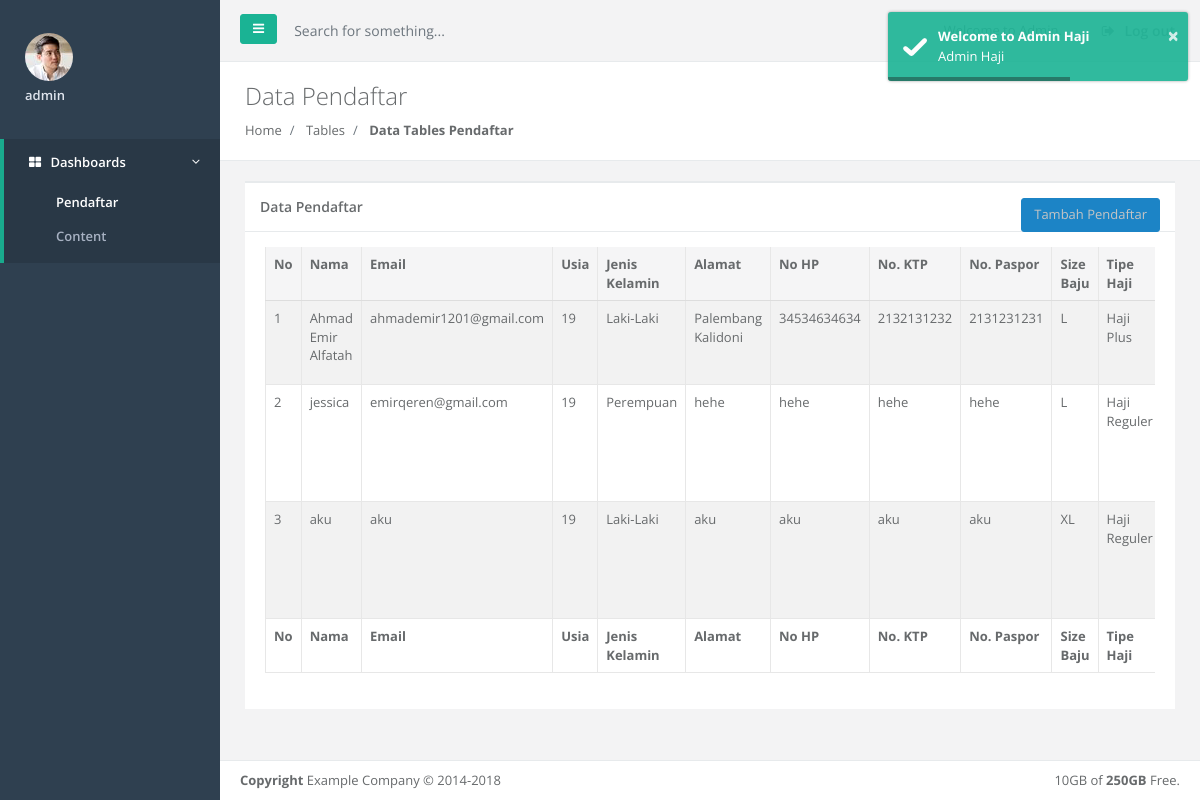
The app's page /Admin/index.php (signed in) with its own data.
### tables this page shows
CREATE TABLE `pendaftar` (
  `id` int(11) NOT NULL,
  `nama` varchar(50) NOT NULL,
  `email` varchar(50) NOT NULL,
  `usia` tinyint(4) NOT NULL,
  `jk` enum('Laki-Laki','Perempuan') NOT NULL,
  `alamat` varchar(200) NOT NULL,
  `nope` varchar(20) NOT NULL,
  `noktp` varchar(50) NOT NULL,
  `nopaspor` varchar(50) NOT NULL,
  `size_baju` varchar(50) NOT NULL,
  `tipe_haji` varchar(50) NOT NULL,
  `photo` varchar(200) DEFAULT NULL,
  `create_at` timestamp NOT NULL DEFAULT CURRENT_TIMESTAMP ON UPDATE CURRENT_TIMESTAMP
);

### Admin/index.php (the view, shortened to what this page needs)
<?php
include("proses/config.php");
include("partial/title.php");
?>
<body>
    <div id="wrapper">
    <?php
    include("partial/sidebar.php");
    include("partial/navbar.php");
    ?>
        </div>
        <div class="row wrapper border-bottom white-bg page-heading">
                <div class="col-lg-10">
                    <h2>Data Pendaftar</h2>
                    <ol class="breadcrumb">
                        <li class="breadcrumb-item">
                            <a href="index.php">Home</a>
                        </li>
                        <li class="breadcrumb-item">
                            <a>Tables</a>
                        </li>
                        <li class="breadcrumb-item active">
                            <strong>Data Tables Pendaftar</strong>
                        </li>
                    </ol>
                </div>
                <div class="col-lg-2">
                </div>
            </div>
        <div class="wrapper wrapper-content animated fadeInRight">
            <div class="row">
                <div class="col-lg-12">
                <div class="ibox ">
                    <div class="ibox-title">
                        <h5>Data Pendaftar</h5>
                        <div class="ibox-tools">
                            <a href="tambah_pendaftar.php" class="btn btn-success">Tambah Pendaftar</a>
                        </div>
                    </div>
                    <div class="ibox-content">
                        <div class="table-responsive">
                    <table class="table table-striped table-bordered table-hover dataTables-example" >
                    <thead>
                    <tr>
                        <th>No</th>
                        <th>Nama</th>
                        <th>Email</th>
                        <th>Usia</th>
                        <th>Jenis Kelamin</th>
                        <th>Alamat</th>
                        <th>No HP</th>
                        <th>No. KTP</th>
                        <th>No. Paspor</th>
                        <th>Size Baju</th>
                        <th>Tipe Haji</th>
                    </tr>
                    </thead>
                    <tbody>
                    <?php
                        $sql = "SELECT * FROM pendaftar";
                        $query = mysqli_query($db, $sql);
                        $i=1;
                        foreach ($query as $key) {
                    ?>
                    <tr class="gradeX">
                        <td><?=$i++?></td>
                        <td><?=$key['nama']?></td>
                        <td><?=$key['email']?></td>
                        <td><?=$key['usia']?></td>
                        <td><?=$key['jk']?></td>
                        <td><?=$key['alamat']?></td>
                        <td><?=$key['nope']?></td>
                        <td><?=$key['noktp']?></td>
                        <td><?=$key['nopaspor']?></td>
                        <td><?=$key['size_baju']?></td>
                        <td><?=$key['tipe_haji']?></td>
                    </tr>
                    <?php
                          }
                    ?>
                    </tbody>
                    <tfoot>
                    <tr>
                    <th>No</th>
                        <th>Nama</th>
                        <th>Email</th>
                        <th>Usia</th>
                        <th>Jenis Kelamin</th>
                        <th>Alamat</th>
                        <th>No HP</th>
                        <th>No. KTP</th>
                        <th>No. Paspor</th>
                        <th>Size Baju</th>
                        <th>Tipe Haji</th>
                    </tr>
                    </tfoot>
                    </table>
                        </div>
                    </div>
                </div>
            </div>
            </div>
        </div>
        <?php
    include("partial/footer.php");
    ?>

### records on screen
pendaftar: nama "Ahmad Emir Alfatah", email "ahmademir1201@gmail.com", usia "19", jk "Laki-Laki", alamat "Palembang Kalidoni", nope "34534634634", noktp "2132131232", nopaspor "2131231231", size_baju "L", tipe_haji "Haji Plus"
pendaftar: nama "jessica", email "emirqeren@gmail.com", usia "19", jk "Perempuan", alamat "hehe", nope "hehe", noktp "hehe", nopaspor "hehe", size_baju "L", tipe_haji "Haji Reguler"
pendaftar: nama "aku", email "aku", usia "19", jk "Laki-Laki", alamat "aku", nope "aku", noktp "aku", nopaspor "aku", size_baju "XL", tipe_haji "Haji Reguler"

### other values on screen
$nama "admin"
